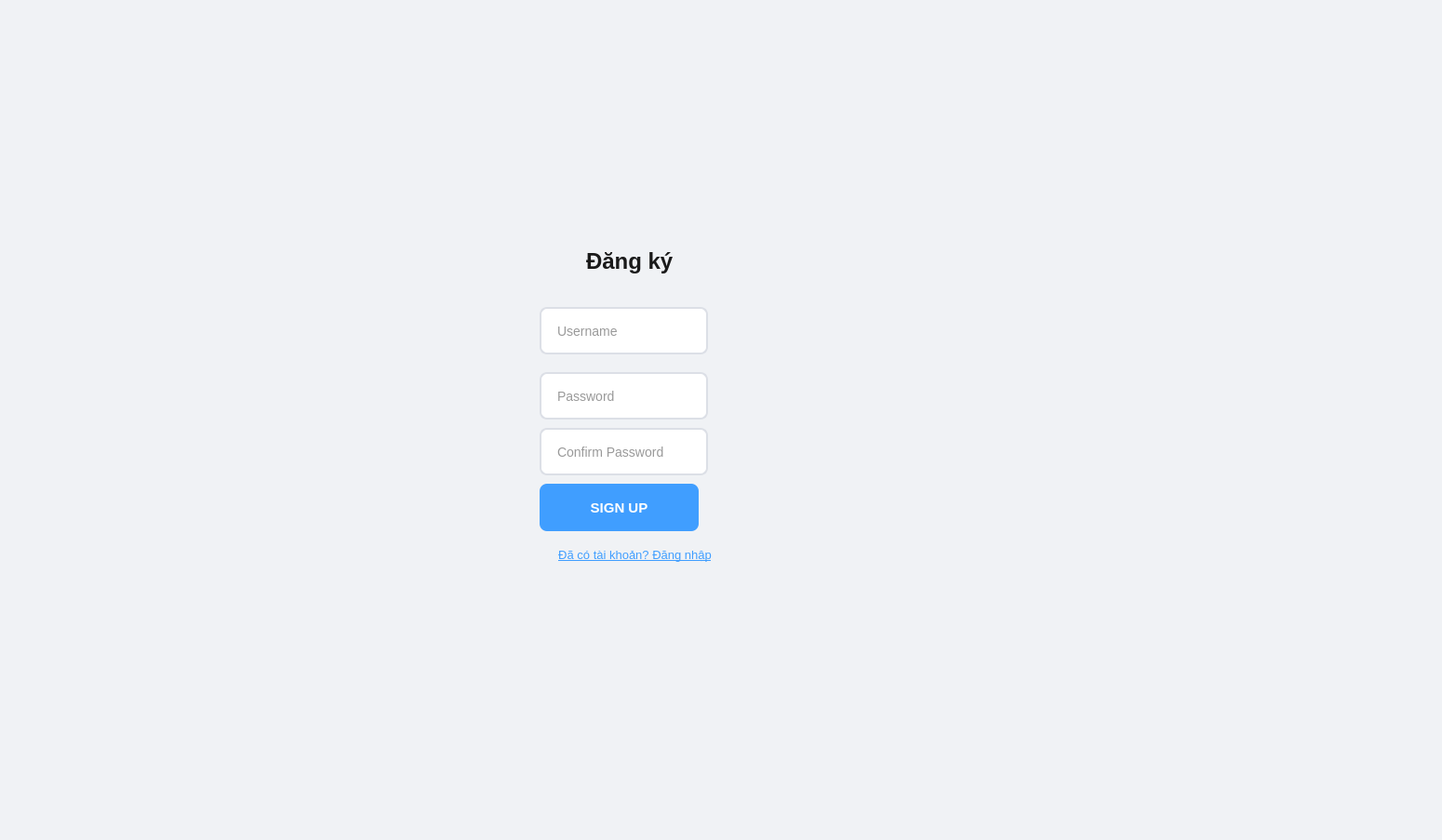
<?xml version="1.0" encoding="UTF-8"?>
<ui version="4.0">
 <class>MainWindow</class>
 <widget class="QMainWindow" name="MainWindow">
  <property name="geometry">
   <rect>
    <x>0</x>
    <y>0</y>
    <width>1550</width>
    <height>903</height>
   </rect>
  </property>
  <property name="maximumSize">
   <size>
    <width>1550</width>
    <height>903</height>
   </size>
  </property>
  <property name="windowTitle">
   <string>MainWindow</string>
  </property>
  <property name="styleSheet">
   <string notr="true">/* Nền của toàn bộ ứng dụng */
QWidget {
    background-color: #f0f2f5;
    font-family: &quot;Segoe UI&quot;, Helvetica, Arial, sans-serif;
}

/* Tiêu đề (Đặt objectName cho các Label tiêu đề là lbl_title) */
QLabel#lbl_title {
    color: #1a1a1a;
    font-size: 24px;
    font-weight: bold;
}
QLabel#lbl_title_2 {
    color: #1a1a1a;
    font-size: 24px;
    font-weight: bold;
}

/* Các ô nhập liệu (Textboxes) */
QLineEdit {
    background-color: #ffffff;
    border: 2px solid #dcdfe6;
    border-radius: 8px;
    padding: 10px 15px;
    font-size: 14px;
    color: #333333;
}

QLineEdit:focus {
    border: 2px solid #409eff;
    background-color: #f2f8fe;
}

/* Nút bấm chính (Đăng nhập / Đăng ký) */
QPushButton#btn_login, QPushButton#btn_register {
    background-color: #409eff;
    color: white;
    border-radius: 8px;
    padding: 12px;
    font-size: 15px;
    font-weight: bold;
}

QPushButton#btn_login:hover, QPushButton#btn_register:hover {
    background-color: #66b1ff;
}

QPushButton#btn_login:pressed, QPushButton#btn_register:pressed {
    background-color: #3a8ee6;
}

/* Nút chuyển trang dạng text link */
QPushButton#btn_switch_register, QPushButton#btn_switch_login {
    background-color: transparent;
    color: #409eff;
    border: none;
    font-size: 13px;
    text-decoration: underline;
}

QPushButton#btn_switch_register:hover, QPushButton#btn_switch_login:hover {
    color: #66b1ff;
}</string>
  </property>
  <widget class="QWidget" name="centralwidget">
   <property name="maximumSize">
    <size>
     <width>1550</width>
     <height>858</height>
    </size>
   </property>
   <widget class="QStackedWidget" name="stackedWidget">
    <property name="geometry">
     <rect>
      <x>360</x>
      <y>230</y>
      <width>631</width>
      <height>401</height>
     </rect>
    </property>
    <property name="currentIndex">
     <number>1</number>
    </property>
    <widget class="QWidget" name="page">
     <widget class="QLabel" name="lbl_title">
      <property name="geometry">
       <rect>
        <x>240</x>
        <y>40</y>
        <width>171</width>
        <height>51</height>
       </rect>
      </property>
      <property name="text">
       <string>Đăng nhập</string>
      </property>
     </widget>
     <widget class="QLineEdit" name="txt_username_login">
      <property name="geometry">
       <rect>
        <x>110</x>
        <y>110</y>
        <width>381</width>
        <height>51</height>
       </rect>
      </property>
      <property name="placeholderText">
       <string>Username</string>
      </property>
     </widget>
     <widget class="QLineEdit" name="txt_password_login">
      <property name="geometry">
       <rect>
        <x>110</x>
        <y>200</y>
        <width>381</width>
        <height>51</height>
       </rect>
      </property>
      <property name="placeholderText">
       <string>Password</string>
      </property>
     </widget>
     <widget class="QPushButton" name="btn_login">
      <property name="geometry">
       <rect>
        <x>220</x>
        <y>270</y>
        <width>151</width>
        <height>51</height>
       </rect>
      </property>
      <property name="text">
       <string>SIGN IN</string>
      </property>
     </widget>
     <widget class="QPushButton" name="btn_switch_register">
      <property name="geometry">
       <rect>
        <x>170</x>
        <y>340</y>
        <width>261</width>
        <height>32</height>
       </rect>
      </property>
      <property name="text">
       <string>Chưa có tài khoản? Đăng ký ngay</string>
      </property>
     </widget>
    </widget>
    <widget class="QWidget" name="page_2">
     <widget class="QLabel" name="lbl_title_2">
      <property name="geometry">
       <rect>
        <x>270</x>
        <y>30</y>
        <width>111</width>
        <height>41</height>
       </rect>
      </property>
      <property name="text">
       <string>Đăng ký</string>
      </property>
     </widget>
     <widget class="QLineEdit" name="txt_username_reg">
      <property name="geometry">
       <rect>
        <x>220</x>
        <y>100</y>
        <width>181</width>
        <height>51</height>
       </rect>
      </property>
      <property name="placeholderText">
       <string>Username</string>
      </property>
     </widget>
     <widget class="QLineEdit" name="txt_password_reg">
      <property name="geometry">
       <rect>
        <x>220</x>
        <y>170</y>
        <width>181</width>
        <height>51</height>
       </rect>
      </property>
      <property name="echoMode">
       <enum>QLineEdit::Password</enum>
      </property>
      <property name="placeholderText">
       <string>Password</string>
      </property>
     </widget>
     <widget class="QLineEdit" name="txt_confirm_reg">
      <property name="geometry">
       <rect>
        <x>220</x>
        <y>230</y>
        <width>181</width>
        <height>51</height>
       </rect>
      </property>
      <property name="echoMode">
       <enum>QLineEdit::Password</enum>
      </property>
      <property name="placeholderText">
       <string>Confirm Password</string>
      </property>
     </widget>
     <widget class="QPushButton" name="btn_register">
      <property name="geometry">
       <rect>
        <x>220</x>
        <y>290</y>
        <width>171</width>
        <height>51</height>
       </rect>
      </property>
      <property name="text">
       <string>SIGN UP</string>
      </property>
     </widget>
     <widget class="QPushButton" name="btn_switch_login">
      <property name="geometry">
       <rect>
        <x>202</x>
        <y>350</y>
        <width>241</width>
        <height>32</height>
       </rect>
      </property>
      <property name="text">
       <string>Đã có tài khoản? Đăng nhập</string>
      </property>
     </widget>
    </widget>
   </widget>
  </widget>
  <widget class="QMenuBar" name="menubar">
   <property name="geometry">
    <rect>
     <x>0</x>
     <y>0</y>
     <width>1550</width>
     <height>24</height>
    </rect>
   </property>
  </widget>
  <widget class="QStatusBar" name="statusbar"/>
 </widget>
 <resources/>
 <connections/>
</ui>
